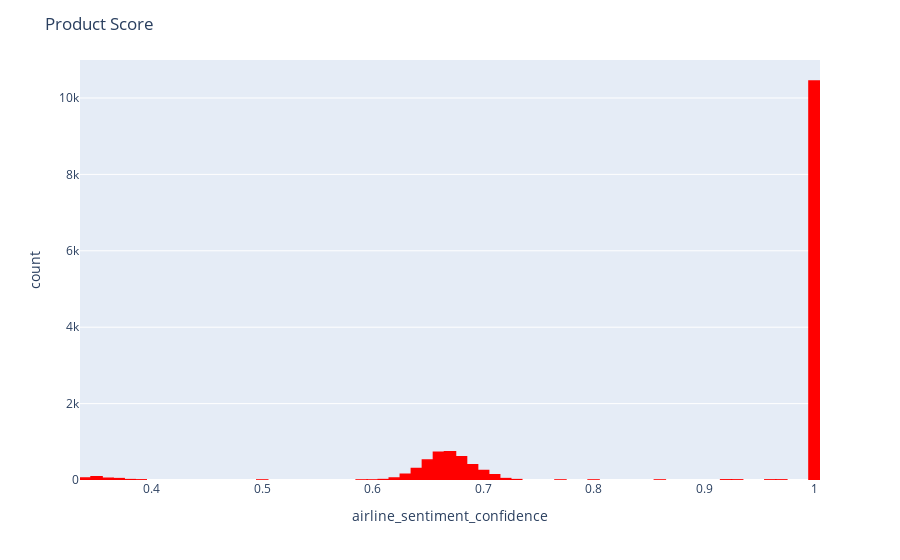

The notebook cell this image was saved under:
### Code cell
import matplotlib.pyplot as plt
import seaborn as sns
colour=sns.color_palette()

import plotly.offline as py
py.init_notebook_mode(connected=True)
import plotly.graph_objs as go
import plotly.tools as tls
import plotly.express as px
# Product Scores
fig = px.histogram(df, x="airline_sentiment_confidence")
fig.update_traces(marker_color="red", marker_line_color='red', marker_line_width=1.5)
fig.update_layout(title_text='Product Score')
fig.show()

### Figure 1 — Plotly figure (JSON) as saved in the notebook; plotly's stock layout.template omitted (floating-point values rounded to 4 significant figures; data arrays with more than 128 entries replaced by an {"elided": "..."} marker saying what was removed)
{"data": [{"alignmentgroup": "True", "bingroup": "x", "hovertemplate": "airline_sentiment_confidence=%{x}<br>count=%{y}<extra></extra>", "legendgroup": "", "marker": {"color": "red", "pattern": {"shape": ""}, "line": {"color": "red", "width": 1.5}}, "name": "", "offsetgroup": "", "orientation": "v", "showlegend": false, "x": {"elided": "14640 float values"}, "xaxis": "x", "yaxis": "y", "type": "histogram"}], "layout": {"xaxis": {"anchor": "y", "domain": [0, 1], "title": {"text": "airline_sentiment_confidence"}}, "yaxis": {"anchor": "x", "domain": [0, 1], "title": {"text": "count"}}, "legend": {"tracegroupgap": 0}, "margin": {"t": 60}, "barmode": "relative", "title": {"text": "Product Score"}}}
